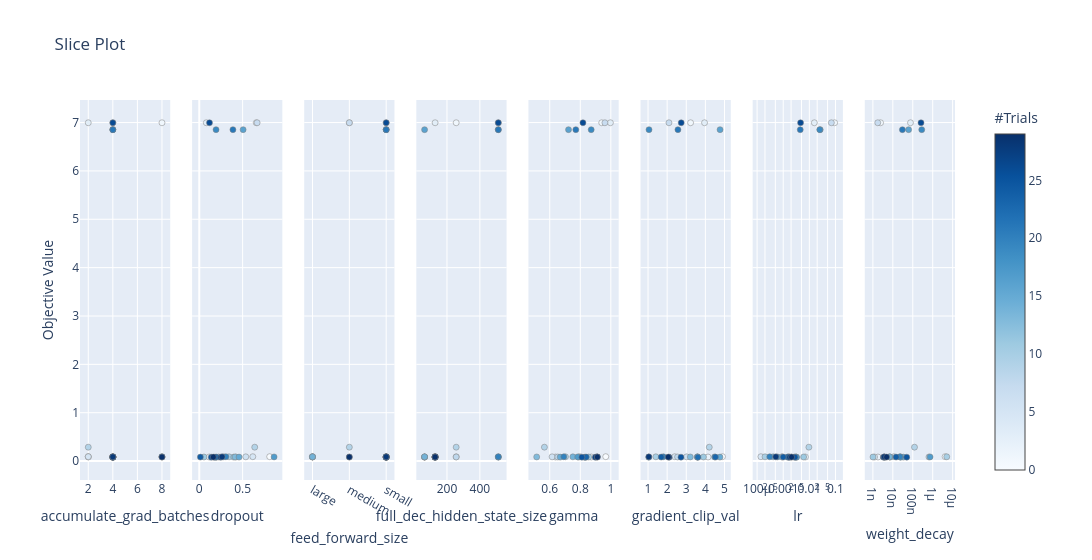

Notebook code cell kept with this figure:
### Code cell
optuna.visualization.plot_slice(study)

### Figure 1 — Plotly figure (JSON) as saved in the notebook; plotly's stock layout.template omitted (floating-point values rounded to 4 significant figures)
{"data": [{"marker": {"color": [0, 1, 2, 3, 4, 5, 6, 7, 8, 9, 10, 11, 12, 13, 14, 15, 16, 17, 18, 19, 20, 21, 22, 23, 24, 25, 26, 27, 28, 29], "colorbar": {"title": {"text": "#Trials"}, "x": 1, "xpad": 40}, "colorscale": [[0, "rgb(247,251,255)"], [0.125, "rgb(222,235,247)"], [0.25, "rgb(198,219,239)"], [0.375, "rgb(158,202,225)"], [0.5, "rgb(107,174,214)"], [0.625, "rgb(66,146,198)"], [0.75, "rgb(33,113,181)"], [0.875, "rgb(8,81,156)"], [1, "rgb(8,48,107)"]], "line": {"color": "Grey", "width": 0.5}, "showscale": true}, "mode": "markers", "showlegend": false, "type": "scatter", "x": [2, 8, 2, 2, 4, 2, 8, 4, 8, 2, 4, 4, 4, 4, 4, 4, 4, 4, 4, 4, 8, 4, 4, 4, 4, 4, 4, 4, 4, 8], "xaxis": "x", "y": [0.09086, 6.996, 0.08429, 6.996, 0.08387, 0.09034, 0.08745, 6.996, 0.08479, 0.2873, 0.0882, 0.08426, 0.08243, 0.08524, 0.08779, 0.08172, 6.853, 0.08609, 0.0802, 6.853, 0.08904, 6.853, 0.07902, 0.08195, 0.08218, 0.08096, 6.996, 0.08031, 0.08711, 0.08262], "yaxis": "y"}, {"marker": {"color": [0, 1, 2, 3, 4, 5, 6, 7, 8, 9, 10, 11, 12, 13, 14, 15, 16, 17, 18, 19, 20, 21, 22, 23, 24, 25, 26, 27, 28, 29], "colorbar": {"title": {"text": "#Trials"}, "x": 1, "xpad": 40}, "colorscale": [[0, "rgb(247,251,255)"], [0.125, "rgb(222,235,247)"], [0.25, "rgb(198,219,239)"], [0.375, "rgb(158,202,225)"], [0.5, "rgb(107,174,214)"], [0.625, "rgb(66,146,198)"], [0.75, "rgb(33,113,181)"], [0.875, "rgb(8,81,156)"], [1, "rgb(8,48,107)"]], "line": {"color": "Grey", "width": 0.5}, "showscale": false}, "mode": "markers", "showlegend": false, "type": "scatter", "x": [0.8126, 0.657, 0.1153, 0.08061, 0.4228, 0.6178, 0.5368, 0.6678, 0.2233, 0.6398, 0.344, 0.0543, 0.3972, 0.4137, 0.282, 0.4586, 0.5059, 0.8633, 0.1952, 0.1933, 0.3072, 0.3883, 0.1758, 0.1928, 0.01249, 0.1384, 0.1177, 0.2469, 0.2628, 0.1619], "xaxis": "x2", "y": [0.09086, 6.996, 0.08429, 6.996, 0.08387, 0.09034, 0.08745, 6.996, 0.08479, 0.2873, 0.0882, 0.08426, 0.08243, 0.08524, 0.08779, 0.08172, 6.853, 0.08609, 0.0802, 6.853, 0.08904, 6.853, 0.07902, 0.08195, 0.08218, 0.08096, 6.996, 0.08031, 0.08711, 0.08262], "yaxis": "y2"}, {"marker": {"color": [0, 1, 2, 3, 4, 5, 6, 7, 8, 9, 10, 11, 12, 13, 14, 15, 16, 17, 18, 19, 20, 21, 22, 23, 24, 25, 26, 27, 28, 29], "colorbar": {"title": {"text": "#Trials"}, "x": 1, "xpad": 40}, "colorscale": [[0, "rgb(247,251,255)"], [0.125, "rgb(222,235,247)"], [0.25, "rgb(198,219,239)"], [0.375, "rgb(158,202,225)"], [0.5, "rgb(107,174,214)"], [0.625, "rgb(66,146,198)"], [0.75, "rgb(33,113,181)"], [0.875, "rgb(8,81,156)"], [1, "rgb(8,48,107)"]], "line": {"color": "Grey", "width": 0.5}, "showscale": false}, "mode": "markers", "showlegend": false, "type": "scatter", "x": ["large", "medium", "small", "small", "large", "small", "large", "medium", "medium", "medium", "large", "small", "small", "large", "large", "small", "small", "small", "small", "small", "small", "small", "small", "small", "small", "small", "small", "small", "small", "medium"], "xaxis": "x3", "y": [0.09086, 6.996, 0.08429, 6.996, 0.08387, 0.09034, 0.08745, 6.996, 0.08479, 0.2873, 0.0882, 0.08426, 0.08243, 0.08524, 0.08779, 0.08172, 6.853, 0.08609, 0.0802, 6.853, 0.08904, 6.853, 0.07902, 0.08195, 0.08218, 0.08096, 6.996, 0.08031, 0.08711, 0.08262], "yaxis": "y3"}, {"marker": {"color": [0, 1, 2, 3, 4, 5, 6, 7, 8, 9, 10, 11, 12, 13, 14, 15, 16, 17, 18, 19, 20, 21, 22, 23, 24, 25, 26, 27, 28, 29], "colorbar": {"title": {"text": "#Trials"}, "x": 1, "xpad": 40}, "colorscale": [[0, "rgb(247,251,255)"], [0.125, "rgb(222,235,247)"], [0.25, "rgb(198,219,239)"], [0.375, "rgb(158,202,225)"], [0.5, "rgb(107,174,214)"], [0.625, "rgb(66,146,198)"], [0.75, "rgb(33,113,181)"], [0.875, "rgb(8,81,156)"], [1, "rgb(8,48,107)"]], "line": {"color": "Grey", "width": 0.5}, "showscale": false}, "mode": "markers", "showlegend": false, "type": "scatter", "x": [128, 256, 64, 128, 128, 128, 256, 512, 256, 256, 512, 64, 64, 64, 64, 128, 64, 128, 512, 512, 512, 512, 128, 128, 128, 128, 512, 128, 128, 128], "xaxis": "x4", "y": [0.09086, 6.996, 0.08429, 6.996, 0.08387, 0.09034, 0.08745, 6.996, 0.08479, 0.2873, 0.0882, 0.08426, 0.08243, 0.08524, 0.08779, 0.08172, 6.853, 0.08609, 0.0802, 6.853, 0.08904, 6.853, 0.07902, 0.08195, 0.08218, 0.08096, 6.996, 0.08031, 0.08711, 0.08262], "yaxis": "y4"}, {"marker": {"color": [0, 1, 2, 3, 4, 5, 6, 7, 8, 9, 10, 11, 12, 13, 14, 15, 16, 17, 18, 19, 20, 21, 22, 23, 24, 25, 26, 27, 28, 29], "colorbar": {"title": {"text": "#Trials"}, "x": 1, "xpad": 40}, "colorscale": [[0, "rgb(247,251,255)"], [0.125, "rgb(222,235,247)"], [0.25, "rgb(198,219,239)"], [0.375, "rgb(158,202,225)"], [0.5, "rgb(107,174,214)"], [0.625, "rgb(66,146,198)"], [0.75, "rgb(33,113,181)"], [0.875, "rgb(8,81,156)"], [1, "rgb(8,48,107)"]], "line": {"color": "Grey", "width": 0.5}, "showscale": false}, "mode": "markers", "showlegend": false, "type": "scatter", "x": [0.9668, 0.9403, 0.872, 0.9972, 0.6376, 0.7975, 0.6154, 0.9612, 0.6526, 0.5651, 0.7031, 0.8549, 0.7886, 0.5146, 0.7516, 0.6683, 0.7229, 0.7831, 0.8331, 0.8713, 0.692, 0.7708, 0.8289, 0.8389, 0.9064, 0.8104, 0.8173, 0.8982, 0.9111, 0.9119], "xaxis": "x5", "y": [0.09086, 6.996, 0.08429, 6.996, 0.08387, 0.09034, 0.08745, 6.996, 0.08479, 0.2873, 0.0882, 0.08426, 0.08243, 0.08524, 0.08779, 0.08172, 6.853, 0.08609, 0.0802, 6.853, 0.08904, 6.853, 0.07902, 0.08195, 0.08218, 0.08096, 6.996, 0.08031, 0.08711, 0.08262], "yaxis": "y5"}, {"marker": {"color": [0, 1, 2, 3, 4, 5, 6, 7, 8, 9, 10, 11, 12, 13, 14, 15, 16, 17, 18, 19, 20, 21, 22, 23, 24, 25, 26, 27, 28, 29], "colorbar": {"title": {"text": "#Trials"}, "x": 1, "xpad": 40}, "colorscale": [[0, "rgb(247,251,255)"], [0.125, "rgb(222,235,247)"], [0.25, "rgb(198,219,239)"], [0.375, "rgb(158,202,225)"], [0.5, "rgb(107,174,214)"], [0.625, "rgb(66,146,198)"], [0.75, "rgb(33,113,181)"], [0.875, "rgb(8,81,156)"], [1, "rgb(8,48,107)"]], "line": {"color": "Grey", "width": 0.5}, "showscale": false}, "mode": "markers", "showlegend": false, "type": "scatter", "x": [4.897, 3.226, 4.139, 3.957, 3.592, 2.397, 3.016, 2.095, 2.545, 4.204, 1.409, 3.903, 3.575, 3.211, 3.583, 4.764, 4.768, 4.485, 1.042, 1.05, 1.8, 2.564, 3.61, 4.525, 1.689, 2.724, 2.736, 2.105, 1.041, 2.061], "xaxis": "x6", "y": [0.09086, 6.996, 0.08429, 6.996, 0.08387, 0.09034, 0.08745, 6.996, 0.08479, 0.2873, 0.0882, 0.08426, 0.08243, 0.08524, 0.08779, 0.08172, 6.853, 0.08609, 0.0802, 6.853, 0.08904, 6.853, 0.07902, 0.08195, 0.08218, 0.08096, 6.996, 0.08031, 0.08711, 0.08262], "yaxis": "y6"}, {"marker": {"color": [0, 1, 2, 3, 4, 5, 6, 7, 8, 9, 10, 11, 12, 13, 14, 15, 16, 17, 18, 19, 20, 21, 22, 23, 24, 25, 26, 27, 28, 29], "colorbar": {"title": {"text": "#Trials"}, "x": 1, "xpad": 40}, "colorscale": [[0, "rgb(247,251,255)"], [0.125, "rgb(222,235,247)"], [0.25, "rgb(198,219,239)"], [0.375, "rgb(158,202,225)"], [0.5, "rgb(107,174,214)"], [0.625, "rgb(66,146,198)"], [0.75, "rgb(33,113,181)"], [0.875, "rgb(8,81,156)"], [1, "rgb(8,48,107)"]], "line": {"color": "Grey", "width": 0.5}, "showscale": false}, "mode": "markers", "showlegend": false, "type": "scatter", "x": [0.001621, 0.09297, 0.007079, 0.01556, 0.002058, 0.0001401, 0.0008957, 0.06986, 0.0008996, 0.009604, 0.0002011, 0.006058, 0.003136, 0.003035, 0.0004131, 0.002624, 0.02605, 0.0006031, 0.00325, 0.02503, 0.0003049, 0.004487, 0.0016, 0.001466, 0.001, 0.002818, 0.004619, 0.001761, 0.0005223, 0.002091], "xaxis": "x7", "y": [0.09086, 6.996, 0.08429, 6.996, 0.08387, 0.09034, 0.08745, 6.996, 0.08479, 0.2873, 0.0882, 0.08426, 0.08243, 0.08524, 0.08779, 0.08172, 6.853, 0.08609, 0.0802, 6.853, 0.08904, 6.853, 0.07902, 0.08195, 0.08218, 0.08096, 6.996, 0.08031, 0.08711, 0.08262], "yaxis": "y7"}, {"marker": {"color": [0, 1, 2, 3, 4, 5, 6, 7, 8, 9, 10, 11, 12, 13, 14, 15, 16, 17, 18, 19, 20, 21, 22, 23, 24, 25, 26, 27, 28, 29], "colorbar": {"title": {"text": "#Trials"}, "x": 1, "xpad": 40}, "colorscale": [[0, "rgb(247,251,255)"], [0.125, "rgb(222,235,247)"], [0.25, "rgb(198,219,239)"], [0.375, "rgb(158,202,225)"], [0.5, "rgb(107,174,214)"], [0.625, "rgb(66,146,198)"], [0.75, "rgb(33,113,181)"], [0.875, "rgb(8,81,156)"], [1, "rgb(8,48,107)"]], "line": {"color": "Grey", "width": 0.5}, "showscale": false}, "mode": "markers", "showlegend": false, "type": "scatter", "x": [4.197e-06, 2.432e-09, 1.803e-09, 7.695e-08, 1.219e-09, 1.139e-08, 2.373e-08, 1.755e-09, 6.48e-07, 1.22e-07, 5.054e-06, 1.017e-09, 7.431e-09, 6.962e-09, 6.804e-09, 3.384e-08, 6.194e-08, 7.381e-07, 2.457e-08, 2.817e-07, 2.278e-08, 3.025e-08, 4.003e-09, 3.896e-09, 1.456e-08, 4.993e-08, 2.587e-07, 3.401e-09, 3.718e-09, 4.88e-09], "xaxis": "x8", "y": [0.09086, 6.996, 0.08429, 6.996, 0.08387, 0.09034, 0.08745, 6.996, 0.08479, 0.2873, 0.0882, 0.08426, 0.08243, 0.08524, 0.08779, 0.08172, 6.853, 0.08609, 0.0802, 6.853, 0.08904, 6.853, 0.07902, 0.08195, 0.08218, 0.08096, 6.996, 0.08031, 0.08711, 0.08262], "yaxis": "y8"}], "layout": {"title": {"text": "Slice Plot"}, "width": 2400, "xaxis": {"anchor": "y", "domain": [0, 0.1031], "title": {"text": "accumulate_grad_batches"}}, "xaxis2": {"anchor": "y2", "domain": [0.1281, 0.2312], "title": {"text": "dropout"}}, "xaxis3": {"anchor": "y3", "domain": [0.2562, 0.3594], "title": {"text": "feed_forward_size"}}, "xaxis4": {"anchor": "y4", "domain": [0.3844, 0.4875], "title": {"text": "full_dec_hidden_state_size"}}, "xaxis5": {"anchor": "y5", "domain": [0.5125, 0.6156], "title": {"text": "gamma"}}, "xaxis6": {"anchor": "y6", "domain": [0.6406, 0.7438], "title": {"text": "gradient_clip_val"}}, "xaxis7": {"anchor": "y7", "domain": [0.7688, 0.8719], "title": {"text": "lr"}, "type": "log"}, "xaxis8": {"anchor": "y8", "domain": [0.8969, 1], "title": {"text": "weight_decay"}, "type": "log"}, "yaxis": {"anchor": "x", "domain": [0, 1], "title": {"text": "Objective Value"}}, "yaxis2": {"anchor": "x2", "domain": [0, 1], "matches": "y", "showticklabels": false}, "yaxis3": {"anchor": "x3", "domain": [0, 1], "matches": "y", "showticklabels": false}, "yaxis4": {"anchor": "x4", "domain": [0, 1], "matches": "y", "showticklabels": false}, "yaxis5": {"anchor": "x5", "domain": [0, 1], "matches": "y", "showticklabels": false}, "yaxis6": {"anchor": "x6", "domain": [0, 1], "matches": "y", "showticklabels": false}, "yaxis7": {"anchor": "x7", "domain": [0, 1], "matches": "y", "showticklabels": false}, "yaxis8": {"anchor": "x8", "domain": [0, 1], "matches": "y", "showticklabels": false}}}
